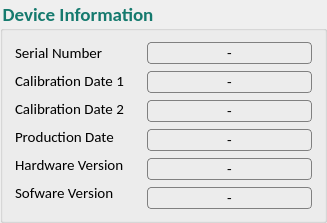
           <widget class="QGroupBox" name="DevInfoH_7">
            <property name="enabled">
             <bool>true</bool>
            </property>
            <property name="minimumSize">
             <size>
              <width>327</width>
              <height>211</height>
             </size>
            </property>
            <property name="maximumSize">
             <size>
              <width>16777215</width>
              <height>16777215</height>
             </size>
            </property>
            <property name="font">
             <font>
              <family>Calibri</family>
              <pointsize>14</pointsize>
              <weight>75</weight>
              <bold>true</bold>
              <kerning>true</kerning>
             </font>
            </property>
            <property name="styleSheet">
             <string notr="true">color: #157A6E;
background:none;</string>
            </property>
            <property name="title">
             <string>Device Information</string>
            </property>
            <layout class="QGridLayout" name="gridLayout_26">
             <item row="0" column="0">
              <layout class="QGridLayout" name="gridLayout_93">
               <property name="sizeConstraint">
                <enum>QLayout::SetMinimumSize</enum>
               </property>
               <property name="spacing">
                <number>7</number>
               </property>
               <item row="0" column="0">
                <layout class="QGridLayout" name="gridLayout_94">
                 <property name="sizeConstraint">
                  <enum>QLayout::SetMinimumSize</enum>
                 </property>
                 <item row="0" column="0">
                  <widget class="QLabel" name="SerNumL_10">
                   <property name="sizePolicy">
                    <sizepolicy hsizetype="Fixed" vsizetype="Fixed">
                     <horstretch>0</horstretch>
                     <verstretch>0</verstretch>
                    </sizepolicy>
                   </property>
                   <property name="minimumSize">
                    <size>
                     <width>125</width>
                     <height>18</height>
                    </size>
                   </property>
                   <property name="maximumSize">
                    <size>
                     <width>16777215</width>
                     <height>16777215</height>
                    </size>
                   </property>
                   <property name="font">
                    <font>
                     <family>Calibri</family>
                     <pointsize>11</pointsize>
                     <weight>50</weight>
                     <bold>false</bold>
                    </font>
                   </property>
                   <property name="layoutDirection">
                    <enum>Qt::LeftToRight</enum>
                   </property>
                   <property name="styleSheet">
                    <string notr="true">color: rgb(0,0,0);</string>
                   </property>
                   <property name="text">
                    <string>Serial Number</string>
                   </property>
                   <property name="alignment">
                    <set>Qt::AlignLeading|Qt::AlignLeft|Qt::AlignTop</set>
                   </property>
                  </widget>
                 </item>
                 <item row="1" column="0">
                  <widget class="QLabel" name="CalDateL_19">
                   <property name="sizePolicy">
                    <sizepolicy hsizetype="Fixed" vsizetype="Fixed">
                     <horstretch>0</horstretch>
                     <verstretch>0</verstretch>
                    </sizepolicy>
                   </property>
                   <property name="minimumSize">
                    <size>
                     <width>109</width>
                     <height>17</height>
                    </size>
                   </property>
                   <property name="maximumSize">
                    <size>
                     <width>16777215</width>
                     <height>16777215</height>
                    </size>
                   </property>
                   <property name="font">
                    <font>
                     <family>Calibri</family>
                     <pointsize>11</pointsize>
                     <weight>50</weight>
                     <bold>false</bold>
                    </font>
                   </property>
                   <property name="styleSheet">
                    <string notr="true">color: rgb(0,0,0);</string>
                   </property>
                   <property name="text">
                    <string>Calibration Date 1</string>
                   </property>
                  </widget>
                 </item>
                 <item row="2" column="0">
                  <widget class="QLabel" name="CalDateL_20">
                   <property name="sizePolicy">
                    <sizepolicy hsizetype="Fixed" vsizetype="Fixed">
                     <horstretch>0</horstretch>
                     <verstretch>0</verstretch>
                    </sizepolicy>
                   </property>
                   <property name="minimumSize">
                    <size>
                     <width>109</width>
                     <height>18</height>
                    </size>
                   </property>
                   <property name="maximumSize">
                    <size>
                     <width>16777215</width>
                     <height>16777215</height>
                    </size>
                   </property>
                   <property name="font">
                    <font>
                     <family>Calibri</family>
                     <pointsize>11</pointsize>
                     <weight>50</weight>
                     <bold>false</bold>
                    </font>
                   </property>
                   <property name="styleSheet">
                    <string notr="true">color: rgb(0,0,0);</string>
                   </property>
                   <property name="text">
                    <string>Calibration Date 2</string>
                   </property>
                  </widget>
                 </item>
                 <item row="3" column="0">
                  <widget class="QLabel" name="Production_Date_10">
                   <property name="sizePolicy">
                    <sizepolicy hsizetype="Fixed" vsizetype="Fixed">
                     <horstretch>0</horstretch>
                     <verstretch>0</verstretch>
                    </sizepolicy>
                   </property>
                   <property name="minimumSize">
                    <size>
                     <width>99</width>
                     <height>17</height>
                    </size>
                   </property>
                   <property name="maximumSize">
                    <size>
                     <width>16777215</width>
                     <height>16777215</height>
                    </size>
                   </property>
                   <property name="font">
                    <font>
                     <family>Calibri</family>
                     <pointsize>11</pointsize>
                     <weight>50</weight>
                     <bold>false</bold>
                    </font>
                   </property>
                   <property name="styleSheet">
                    <string notr="true">color: rgb(0,0,0);</string>
                   </property>
                   <property name="text">
                    <string>Production Date</string>
                   </property>
                  </widget>
                 </item>
                 <item row="4" column="0">
                  <widget class="QLabel" name="HardVerL_10">
                   <property name="sizePolicy">
                    <sizepolicy hsizetype="Fixed" vsizetype="Fixed">
                     <horstretch>0</horstretch>
                     <verstretch>0</verstretch>
                    </sizepolicy>
                   </property>
                   <property name="minimumSize">
                    <size>
                     <width>110</width>
                     <height>18</height>
                    </size>
                   </property>
                   <property name="maximumSize">
                    <size>
                     <width>16777215</width>
                     <height>16777215</height>
                    </size>
                   </property>
                   <property name="font">
                    <font>
                     <family>Calibri</family>
                     <pointsize>11</pointsize>
                     <weight>50</weight>
                     <bold>false</bold>
                    </font>
                   </property>
                   <property name="styleSheet">
                    <string notr="true">color: rgb(0,0,0);</string>
                   </property>
                   <property name="text">
                    <string>Hardware Version</string>
                   </property>
                  </widget>
                 </item>
                 <item row="5" column="0">
                  <widget class="QLabel" name="SoftwareVL_11">
                   <property name="sizePolicy">
                    <sizepolicy hsizetype="Fixed" vsizetype="Fixed">
                     <horstretch>0</horstretch>
                     <verstretch>0</verstretch>
                    </sizepolicy>
                   </property>
                   <property name="minimumSize">
                    <size>
                     <width>115</width>
                     <height>17</height>
                    </size>
                   </property>
                   <property name="maximumSize">
                    <size>
                     <width>16777215</width>
                     <height>16777215</height>
                    </size>
                   </property>
                   <property name="font">
                    <font>
                     <family>Calibri</family>
                     <pointsize>11</pointsize>
                     <weight>50</weight>
                     <bold>false</bold>
                    </font>
                   </property>
                   <property name="styleSheet">
                    <string notr="true">color: rgb(0,0,0);</string>
                   </property>
                   <property name="text">
                    <string>Sofware Version </string>
                   </property>
                  </widget>
                 </item>
                </layout>
               </item>
               <item row="0" column="1">
                <layout class="QGridLayout" name="gridLayout_102">
                 <property name="sizeConstraint">
                  <enum>QLayout::SetMinimumSize</enum>
                 </property>
                 <property name="horizontalSpacing">
                  <number>7</number>
                 </property>
                 <item row="0" column="0">
                  <widget class="QLabel" name="SerNumD_1">
                   <property name="sizePolicy">
                    <sizepolicy hsizetype="Fixed" vsizetype="Preferred">
                     <horstretch>0</horstretch>
                     <verstretch>0</verstretch>
                    </sizepolicy>
                   </property>
                   <property name="minimumSize">
                    <size>
                     <width>165</width>
                     <height>20</height>
                    </size>
                   </property>
                   <property name="maximumSize">
                    <size>
                     <width>16777215</width>
                     <height>16777215</height>
                    </size>
                   </property>
                   <property name="font">
                    <font>
                     <family>Calibri</family>
                     <pointsize>11</pointsize>
                     <weight>50</weight>
                     <bold>false</bold>
                    </font>
                   </property>
                   <property name="styleSheet">
                    <string notr="true">border: 1px solid gray;
border-radius: 4px;color:rgb(0,0,0);</string>
                   </property>
                   <property name="text">
                    <string>-</string>
                   </property>
                   <property name="alignment">
                    <set>Qt::AlignCenter</set>
                   </property>
                  </widget>
                 </item>
                 <item row="1" column="0">
                  <widget class="QLabel" name="Calib_Date_1">
                   <property name="sizePolicy">
                    <sizepolicy hsizetype="Fixed" vsizetype="Preferred">
                     <horstretch>0</horstretch>
                     <verstretch>0</verstretch>
                    </sizepolicy>
                   </property>
                   <property name="minimumSize">
                    <size>
                     <width>165</width>
                     <height>20</height>
                    </size>
                   </property>
                   <property name="maximumSize">
                    <size>
                     <width>16777215</width>
                     <height>16777215</height>
                    </size>
                   </property>
                   <property name="font">
                    <font>
                     <family>Calibri</family>
                     <pointsize>11</pointsize>
                     <weight>50</weight>
                     <bold>false</bold>
                    </font>
                   </property>
                   <property name="styleSheet">
                    <string notr="true">border: 1px solid gray;
border-radius: 4px;color:rgb(0,0,0);</string>
                   </property>
                   <property name="text">
                    <string>-</string>
                   </property>
                   <property name="alignment">
                    <set>Qt::AlignCenter</set>
                   </property>
                  </widget>
                 </item>
                 <item row="2" column="0">
                  <widget class="QLabel" name="Calib_Date_2">
                   <property name="sizePolicy">
                    <sizepolicy hsizetype="Fixed" vsizetype="Preferred">
                     <horstretch>0</horstretch>
                     <verstretch>0</verstretch>
                    </sizepolicy>
                   </property>
                   <property name="minimumSize">
                    <size>
                     <width>165</width>
                     <height>20</height>
                    </size>
                   </property>
                   <property name="maximumSize">
                    <size>
                     <width>16777215</width>
                     <height>16777215</height>
                    </size>
                   </property>
                   <property name="font">
                    <font>
                     <family>Calibri</family>
                     <pointsize>11</pointsize>
                     <weight>50</weight>
                     <bold>false</bold>
                    </font>
                   </property>
                   <property name="styleSheet">
                    <string notr="true">border: 1px solid gray;
border-radius: 4px;color:rgb(0,0,0);</string>
                   </property>
                   <property name="text">
                    <string>-</string>
                   </property>
                   <property name="alignment">
                    <set>Qt::AlignCenter</set>
                   </property>
                  </widget>
                 </item>
                 <item row="3" column="0">
                  <widget class="QLabel" name="ProductionD_1">
                   <property name="sizePolicy">
                    <sizepolicy hsizetype="Fixed" vsizetype="Preferred">
                     <horstretch>0</horstretch>
                     <verstretch>0</verstretch>
                    </sizepolicy>
                   </property>
                   <property name="minimumSize">
                    <size>
                     <width>165</width>
                     <height>20</height>
                    </size>
                   </property>
                   <property name="maximumSize">
                    <size>
                     <width>16777215</width>
                     <height>16777215</height>
                    </size>
                   </property>
                   <property name="font">
                    <font>
                     <family>Calibri</family>
                     <pointsize>11</pointsize>
                     <weight>50</weight>
                     <bold>false</bold>
                    </font>
                   </property>
                   <property name="styleSheet">
                    <string notr="true">border: 1px solid gray;
border-radius: 4px;color:rgb(0,0,0);</string>
                   </property>
                   <property name="text">
                    <string>-</string>
                   </property>
                   <property name="alignment">
                    <set>Qt::AlignCenter</set>
                   </property>
                  </widget>
                 </item>
                 <item row="4" column="0">
                  <widget class="QLabel" name="HardVerD">
                   <property name="sizePolicy">
                    <sizepolicy hsizetype="Fixed" vsizetype="Preferred">
                     <horstretch>0</horstretch>
                     <verstretch>0</verstretch>
                    </sizepolicy>
                   </property>
                   <property name="minimumSize">
                    <size>
                     <width>165</width>
                     <height>20</height>
                    </size>
                   </property>
                   <property name="maximumSize">
                    <size>
                     <width>16777215</width>
                     <height>16777215</height>
                    </size>
                   </property>
                   <property name="font">
                    <font>
                     <family>Calibri</family>
                     <pointsize>11</pointsize>
                     <weight>50</weight>
                     <bold>false</bold>
                    </font>
                   </property>
                   <property name="styleSheet">
                    <string notr="true">border: 1px solid gray;
border-radius: 4px;color:rgb(0,0,0);</string>
                   </property>
                   <property name="text">
                    <string>-</string>
                   </property>
                   <property name="alignment">
                    <set>Qt::AlignCenter</set>
                   </property>
                  </widget>
                 </item>
                 <item row="5" column="0">
                  <widget class="QLabel" name="SoftVerD">
                   <property name="sizePolicy">
                    <sizepolicy hsizetype="Fixed" vsizetype="Preferred">
                     <horstretch>0</horstretch>
                     <verstretch>0</verstretch>
                    </sizepolicy>
                   </property>
                   <property name="minimumSize">
                    <size>
                     <width>165</width>
                     <height>20</height>
                    </size>
                   </property>
                   <property name="maximumSize">
                    <size>
                     <width>16777215</width>
                     <height>16777215</height>
                    </size>
                   </property>
                   <property name="font">
                    <font>
                     <family>Calibri</family>
                     <pointsize>11</pointsize>
                     <weight>50</weight>
                     <bold>false</bold>
                    </font>
                   </property>
                   <property name="styleSheet">
                    <string notr="true">border: 1px solid gray;
border-radius: 4px;color:rgb(0,0,0);</string>
                   </property>
                   <property name="text">
                    <string>-</string>
                   </property>
                   <property name="alignment">
                    <set>Qt::AlignCenter</set>
                   </property>
                  </widget>
                 </item>
                </layout>
               </item>
              </layout>
             </item>
            </layout>
           </widget>
